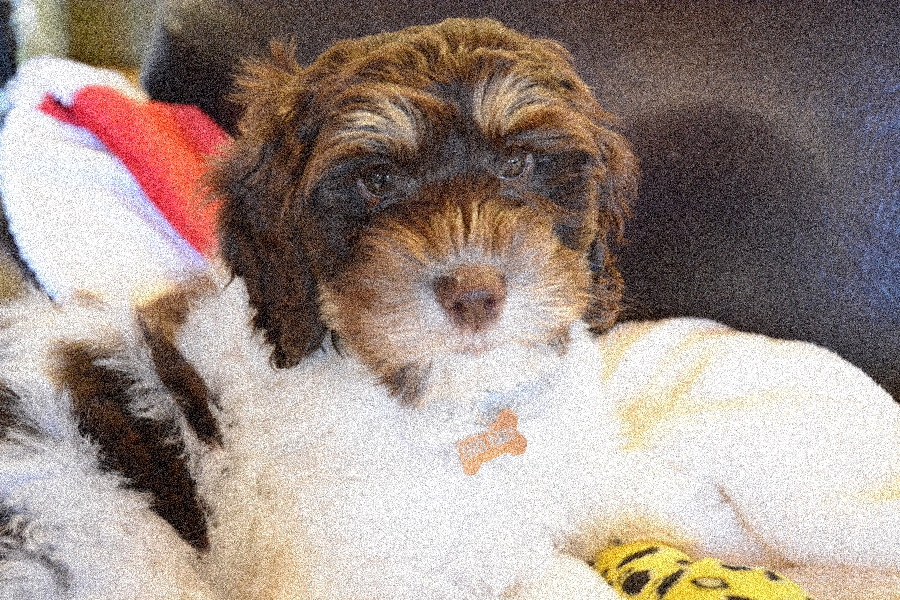
#> input picture Part4/dog_noise50.JPG, 900 x 600 px, found by its file name
$ python frequency_analysis.py
#> lines starting #> are read from the running program, lines starting #| are printed output that depends on the picture
'''
Alex Brockman
Part 4 Frequency Analysis
'''

import cv2
import numpy as np
import matplotlib.pyplot as plt
import skimage as ski

#First make it grayscale RGB TO GRAY
path = '/Users/Alex/Dropbox/Documents_WakeForest/Junior/CSC 391/Projects/Project #1 - Spatial and Frequency Filtering/VisionLab1/Part4/'
img = cv2.imread(path + 'dog_noise50.JPG')
#> img is the input picture: shape (600, 900, 3); mean B, G, R 136, 143.4, 158.9
small = cv2.resize(img, (0, 0), fx=0.5, fy=0.5)
cv2.imshow('Gray Image', small)
cv2.waitKey(0)
cv2.destroyAllWindows()

# Create noisy image as g = f + sigma * noise
# with noise scaled by sigma = .2 max(f)/max(noise)
noise = np.random.randn(small.shape[0], small.shape[1])
smallNoisy = np.zeros(small.shape, np.float64)
sigma = 0.2 * small.max()/noise.max()
#> sigma = 11.9
# Color images need noise added to all channels
if len(small.shape) == 2:
    smallNoisy = small + sigma * noise
else:
    smallNoisy[:, :, 0] = small[:, :, 0] + sigma * noise
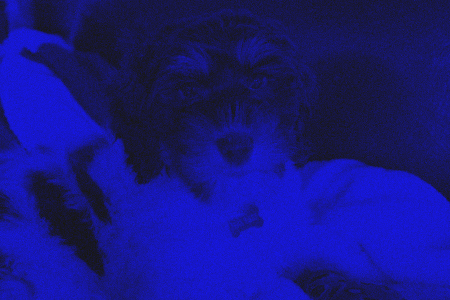
#> smallNoisy: shape (300, 450, 3) float64; mean B, G, R 136.2, 0, 0; drawn with min black and max white
    smallNoisy[:, :, 1] = small[:, :, 1] + sigma * noise
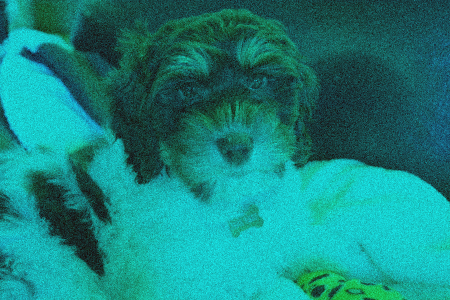
#> smallNoisy: shape (300, 450, 3) float64; mean B, G, R 136.2, 143.6, 0; drawn with min black and max white
    smallNoisy[:, :, 2] = small[:, :, 2] + sigma * noise
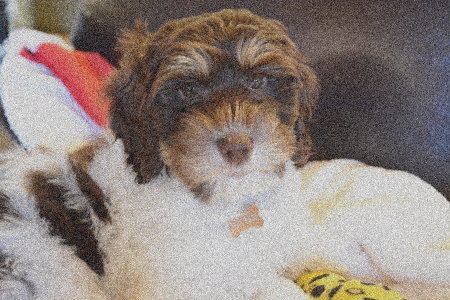
#> smallNoisy: shape (300, 450, 3) float64; mean B, G, R 136.2, 143.6, 159.1; drawn with min black and max white

# Calculate the index of the middle column in the image
col = int(smallNoisy.shape[1]/2)
#> col = 225
# Obtain the image data for this column
colData = small[0:smallNoisy.shape[0], col, 0]
#> colData = 300 values, max 253 at index 218, min 7 at index 100, mean 140.2

# Plot the column data as a function
xvalues = np.linspace(0, len(colData) - 1, len(colData))
#> xvalues = 300 values from 0 to 299
plt.plot(xvalues, colData, 'b')
plt.savefig(path + 'columndata.png', bbox_inches='tight')
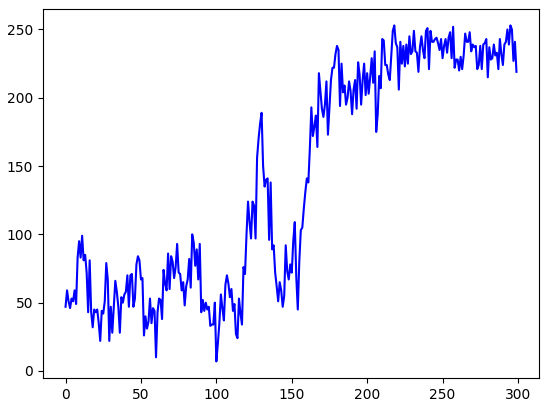
#> figure drawn by matplotlib, 1 panel; curve peaks at x = 218, y = 253
plt.show()

# Compute the 1-D Fourier transform of colData
F_colData = np.fft.fft(colData)

# Plot the magnitude of the Fourier coefficients as a stem plot
# Notice the use off fftshift() to center the low frequency coefficients around 0
xvalues = np.linspace(0, len(colData), len(colData))
#> xvalues = 300 values from 0 to 300
markerline, stemlines, baseline = plt.stem(xvalues, (np.abs(F_colData)), 'g')
plt.setp(markerline, 'markerfacecolor', 'g')
plt.setp(baseline, 'color','r', 'linewidth', 0.5)
plt.savefig(path + 'stemplot.png', bbox_inches='tight')
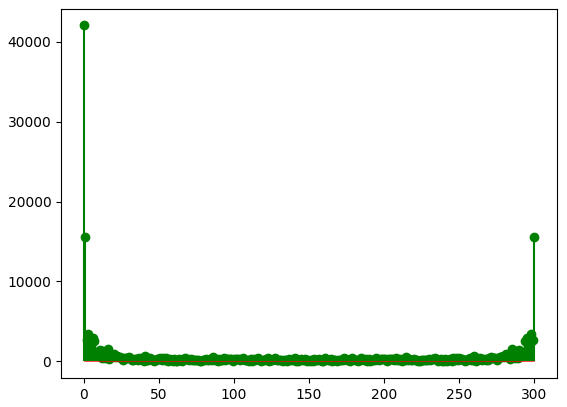
#> figure drawn by matplotlib, 1 panel; curve peaks at x = 0, y = 42049
plt.show()

# Convert small image to grayscale so that a 3D plot is easier to make
graySmall = cv2.cvtColor(small, cv2.COLOR_BGR2GRAY)
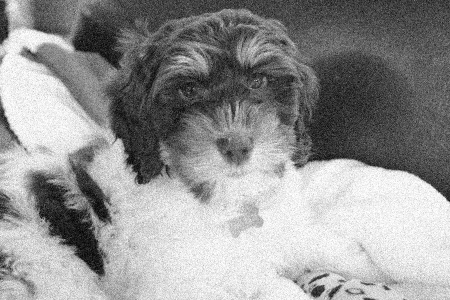
#> graySmall: shape (300, 450); min 1, max 255, mean 147.4
# create the x and y coordinate arrays (here we just use pixel indices)
xx, yy = np.mgrid[0:graySmall.shape[0], 0:graySmall.shape[1]]
# create the figure
fig = plt.figure()
#> (the run stopped early here; a loop or call above may not have finished)
